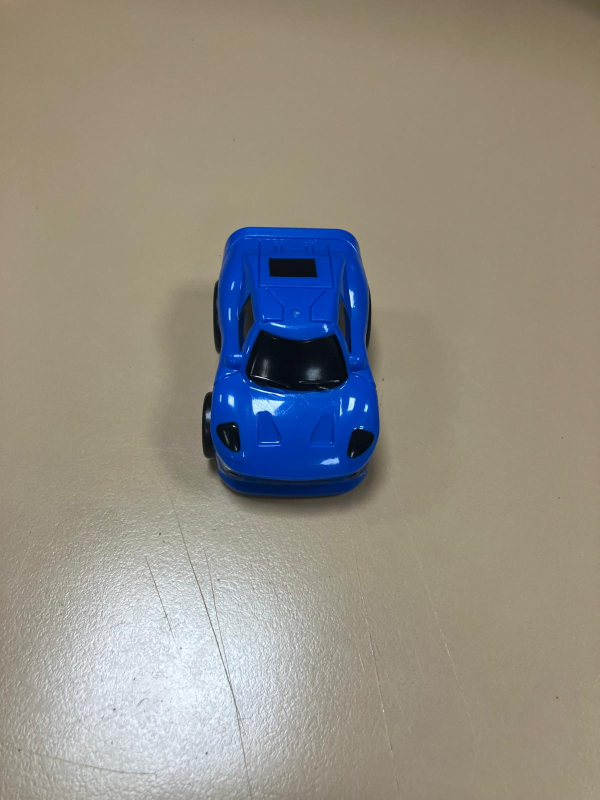
#> input picture car_imgs/WhatsApp Image 2024-12-03 at 18.46.39 (1).jpeg, 1200 x 1600 px (shown at 1/2 size)
$ python -i carDetection.py   (imports and definitions only)
#> lines starting #> are read from the running program, lines starting #| are printed output that depends on the picture; after the words box and inside, x2 and y2 are one past the last pixel; in counts of white or black regions, pixels touching at a corner belong together
#> further down, picture is the input picture: shape (1600, 1200, 3); mean B, G, R 132.4, 141.3, 145.8
import cv2
import numpy as np
from picamera2 import Picamera2
import time

# Función para detectar objetos de colores específicos en un fotograma
# [25 lines left out: function detectar_colores, not called in this run]

# Función para detectar y verificar la línea de meta
def detectar_meta(frame):
    """
    Detecta la línea de meta negra en el fotograma.

    Args:
        frame (numpy.ndarray): Fotograma en formato BGR.

    Returns:
        tuple: Coordenadas de la línea de meta (x1, y1, x2, y2), o None si no se detecta.
    """
    frame_hsv = cv2.cvtColor(frame, cv2.COLOR_BGR2HSV)
#> frame_hsv: shape (1600, 1200, 3); mean H, S, V 34.8, 61.8, 157.3
    light_black = np.array([0, 0, 0])
    dark_black = np.array([179, 50, 50])

    mask = cv2.inRange(frame_hsv, light_black, dark_black)
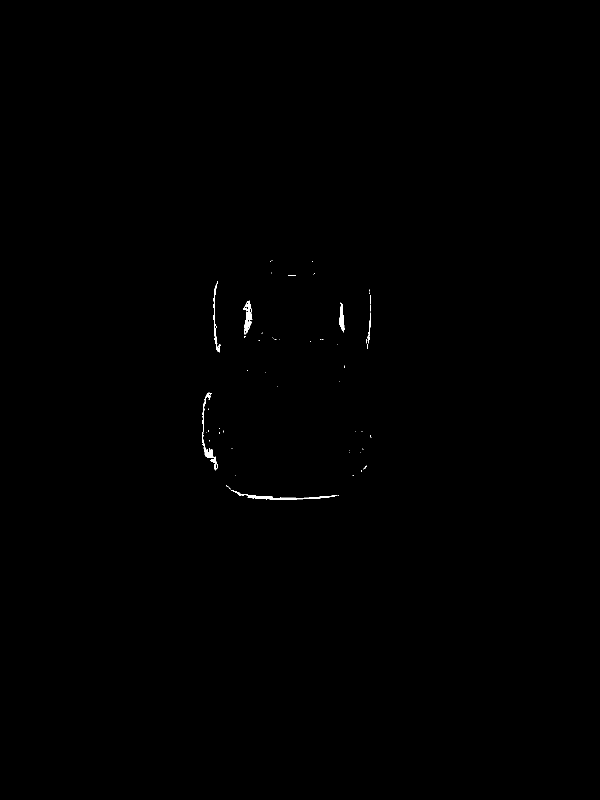
#> mask: shape (1600, 1200) (shown at 1/2 size); 0.16% white; 64 white regions (57 under 20 px)
    contornos, _ = cv2.findContours(mask, cv2.RETR_EXTERNAL, cv2.CHAIN_APPROX_SIMPLE)
#> contornos = 64 contours, 58 with area under 20; largest, box (x1, y1, x2, y2) and area: (487, 601, 505, 669) 595, (463, 980, 675, 999) 521, (404, 785, 435, 941) 486, (679, 605, 689, 665) 288, (427, 562, 441, 705) 183, (735, 625, 742, 687) 48

    for contorno in contornos:
        if cv2.contourArea(contorno) > 2000:  # Filtrar contornos pequeños
            x, y, w, h = cv2.boundingRect(contorno)
            return (x, y, x + w, y + h)
#> this loop made 64 passes
#> contorno on passes 1, 3, 5, 6, 7, 9, 10, 11, 12, 13, 14, 15: [[676, 990], [677, 990]], [[457, 975], [460, 978], [460, 977], [458, 975]], [[705, 951], [707, 951]], [[470, 950]], [[722, 941], [722, 943], [723, 942], [723, 941]], [[733, 930]], [[408, 906]], [[721, 904]], [[698, 904]], [[699, 901]], [[725, 897], [725, 898], [726, 898]], [[463, 896], [464, 896]]

    return None

# Función para seguir objetos detectados
# [53 lines left out: function seguir_objetos, not called in this run]

>>> import cv2
>>> picture = cv2.imread('car_imgs/WhatsApp Image 2024-12-03 at 18.46.39 (1).jpeg')
>>> result = detectar_meta(picture)

$ run again, on car_imgs/WhatsApp Image 2024-12-03 at 18.46.41 (1).jpeg
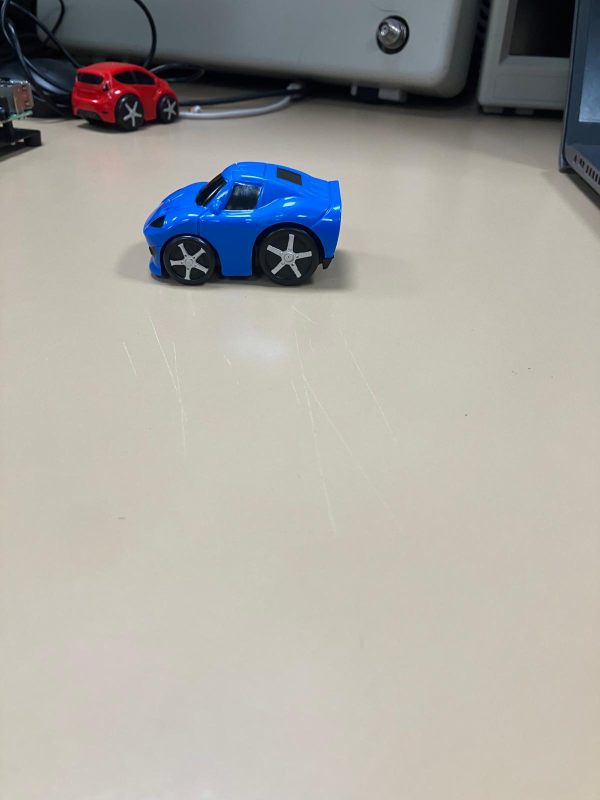
#> input picture car_imgs/WhatsApp Image 2024-12-03 at 18.46.41 (1).jpeg, 1200 x 1600 px (shown at 1/2 size)
#> picture is the input picture: shape (1600, 1200, 3); mean B, G, R 161, 165.8, 167.6
#> frame_hsv: shape (1600, 1200, 3); mean H, S, V 36.9, 34.5, 174.3
#> in detectar_meta, `mask = cv2.inRange(frame_hsv, light_black, dark_black)`:
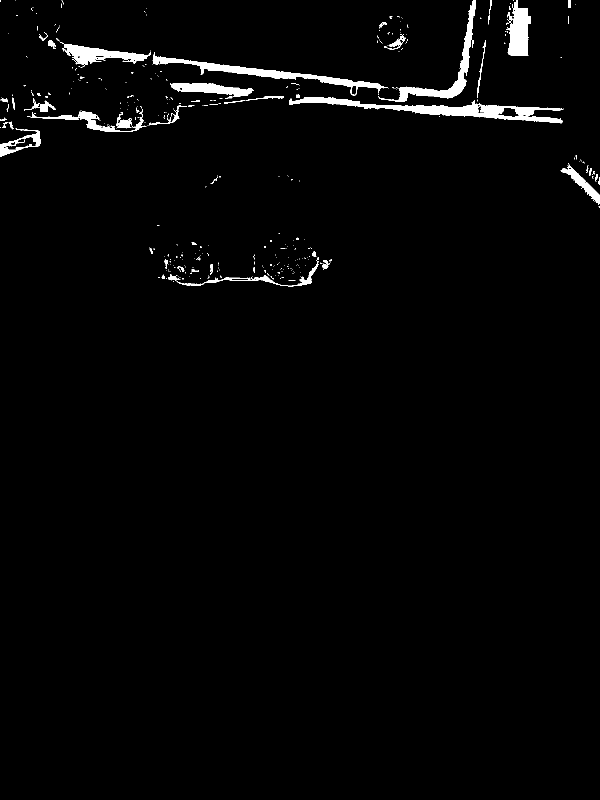
#> mask: shape (1600, 1200) (shown at 1/2 size); 2% white; 418 white regions (363 under 20 px)
#> contornos = 416 contours, 376 with area under 20; largest, box (x1, y1, x2, y2) and area: (578, 194, 1127, 247) 7050, (305, 104, 776, 192) 5020, (756, 0, 952, 203) 4028, (1013, 0, 1062, 112) 3274, (120, 84, 302, 135) 3108
#> the loop in detectar_meta, `for contorno in contornos:` made 277 passes
#> (x, y, w, h) on pass 277: (578, 194, 549, 53)
#> result = (578, 194, 1127, 247)

$ run again, on car_imgs/WhatsApp Image 2024-12-03 at 18.46.41 (2).jpeg
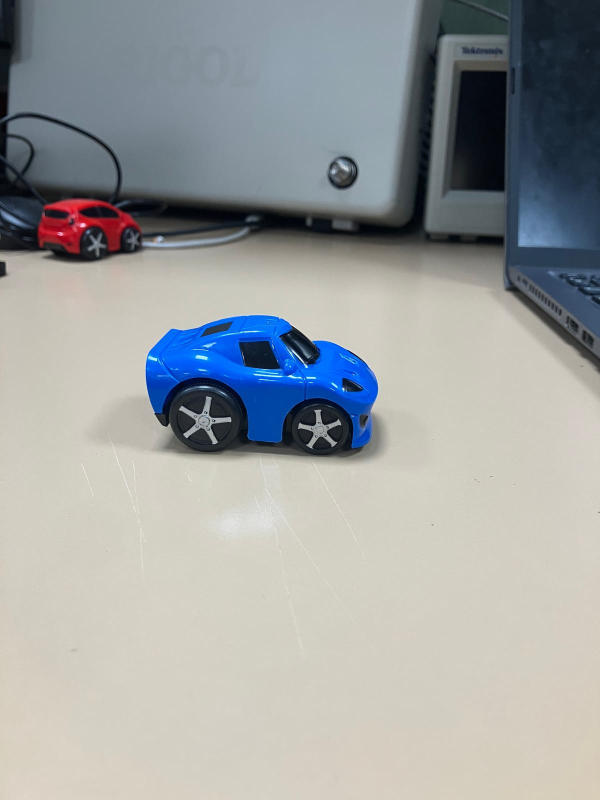
#> input picture car_imgs/WhatsApp Image 2024-12-03 at 18.46.41 (2).jpeg, 1200 x 1600 px (shown at 1/2 size)
#> picture is the input picture: shape (1600, 1200, 3); mean B, G, R 160.5, 160.7, 157.6
#> frame_hsv: shape (1600, 1200, 3); mean H, S, V 53.4, 43.9, 171.2
#> in detectar_meta, `mask = cv2.inRange(frame_hsv, light_black, dark_black)`:
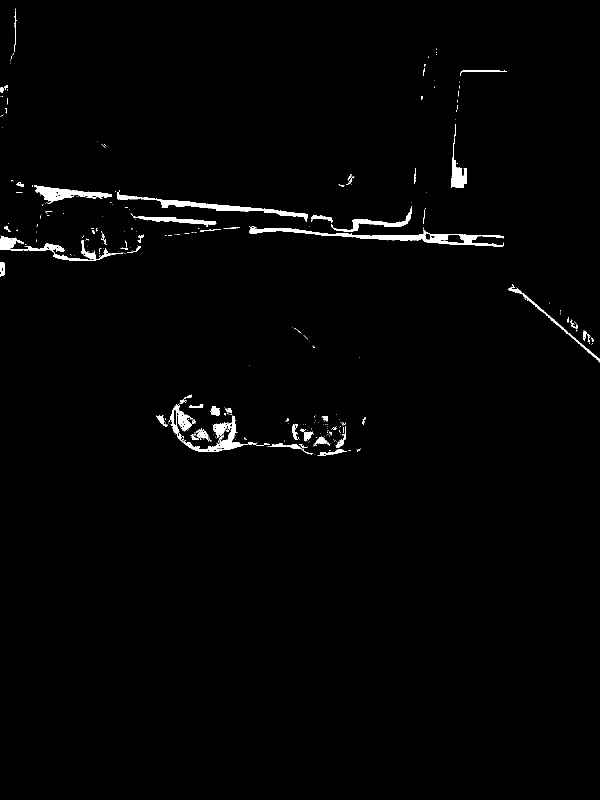
#> mask: shape (1600, 1200) (shown at 1/2 size); 1.3% white; 332 white regions (273 under 20 px)
#> contornos = 332 contours, 290 with area under 20; largest, box (x1, y1, x2, y2) and area: (498, 453, 1008, 494) 4363, (341, 808, 528, 904) 3263, (234, 380, 616, 444) 2670, (0, 472, 247, 522) 2034, (68, 370, 224, 407) 1996
#> the loop in detectar_meta, `for contorno in contornos:` made 146 passes
#> (x, y, w, h) on pass 146: (341, 808, 187, 96)
#> result = (341, 808, 528, 904)

$ run again, on car_imgs/WhatsApp Image 2024-12-03 at 18.46.41 (3).jpeg
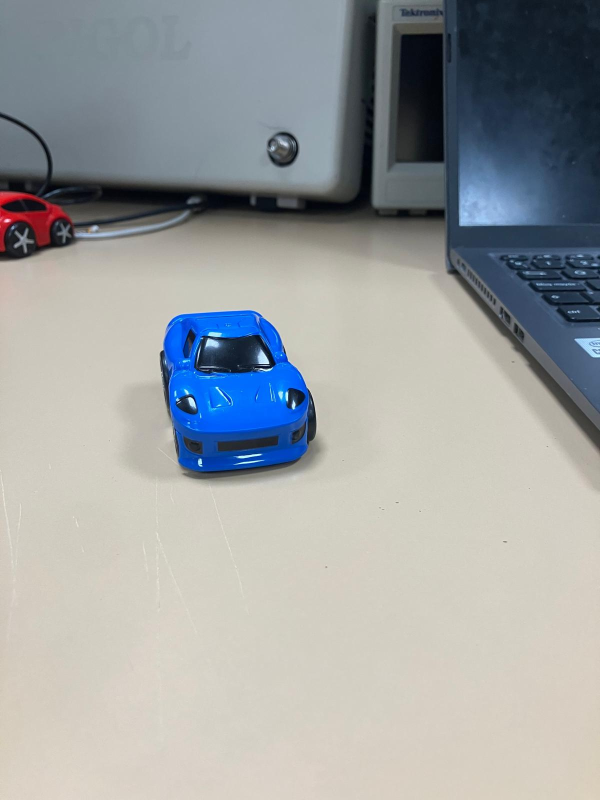
#> input picture car_imgs/WhatsApp Image 2024-12-03 at 18.46.41 (3).jpeg, 1200 x 1600 px (shown at 1/2 size)
#> picture is the input picture: shape (1600, 1200, 3); mean B, G, R 161, 160.5, 157.1
#> frame_hsv: shape (1600, 1200, 3); mean H, S, V 51.7, 45.4, 171.7
#> in detectar_meta, `mask = cv2.inRange(frame_hsv, light_black, dark_black)`:
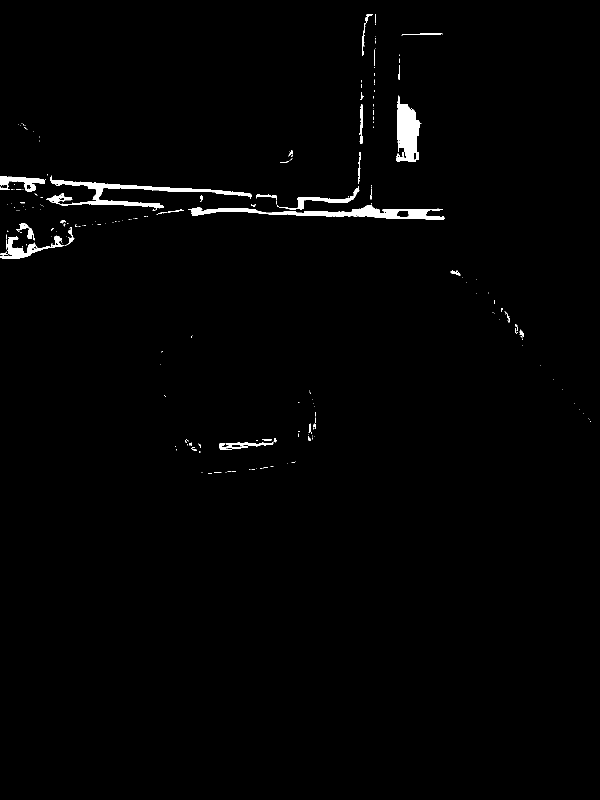
#> mask: shape (1600, 1200) (shown at 1/2 size); 1.2% white; 225 white regions (187 under 20 px)
#> contornos = 224 contours, 200 with area under 20; largest, box (x1, y1, x2, y2) and area: (376, 410, 889, 440) 4934, (92, 351, 504, 420) 4357, (792, 191, 843, 324) 4108, (0, 471, 129, 518) 1570, (0, 352, 92, 383) 1189
#> the loop in detectar_meta, `for contorno in contornos:` made 144 passes
#> (x, y, w, h) on pass 144: (376, 410, 513, 30)
#> result = (376, 410, 889, 440)
